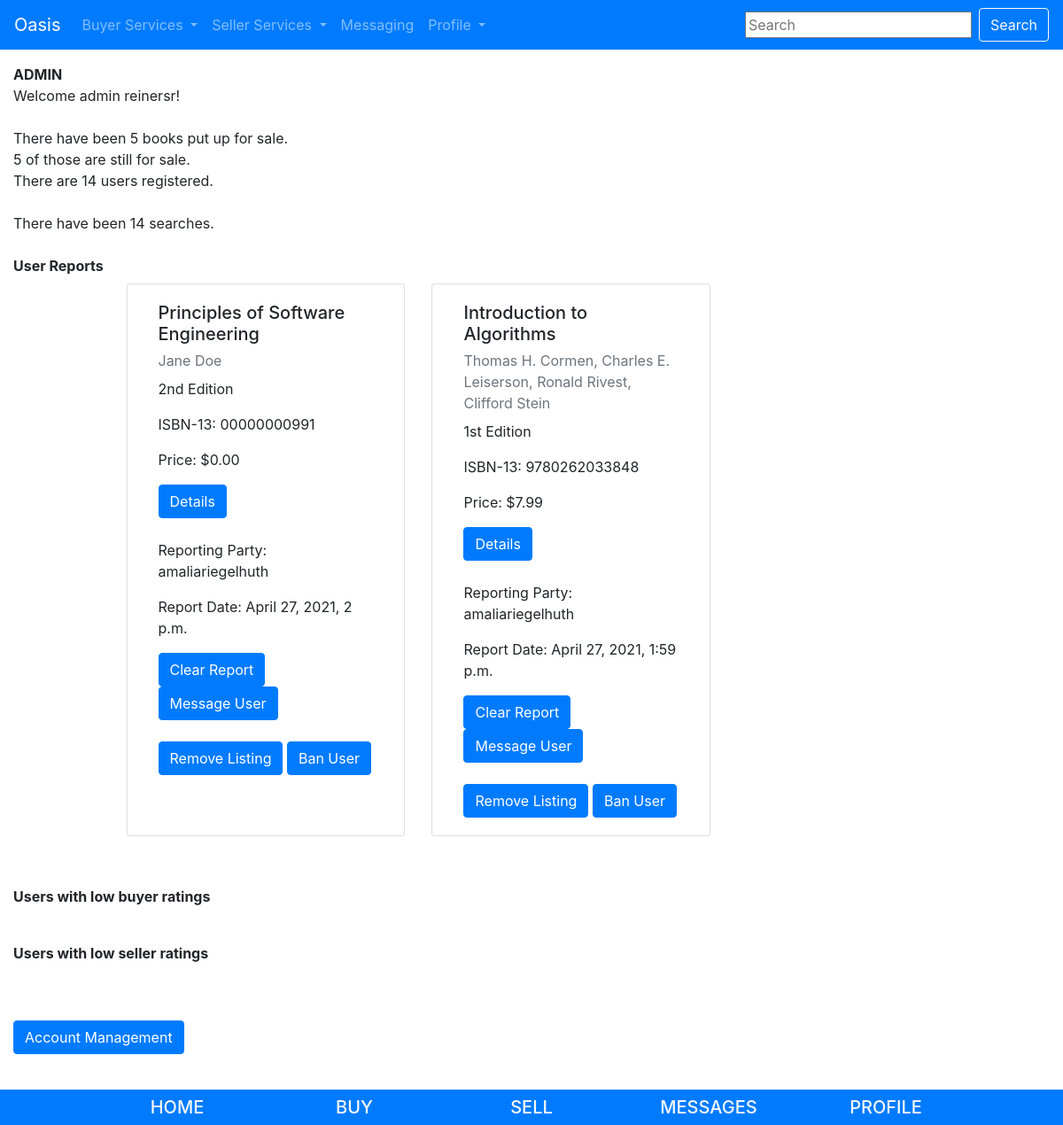
/pages/admin/ (signed in), run on an earlier commit of the app's database.
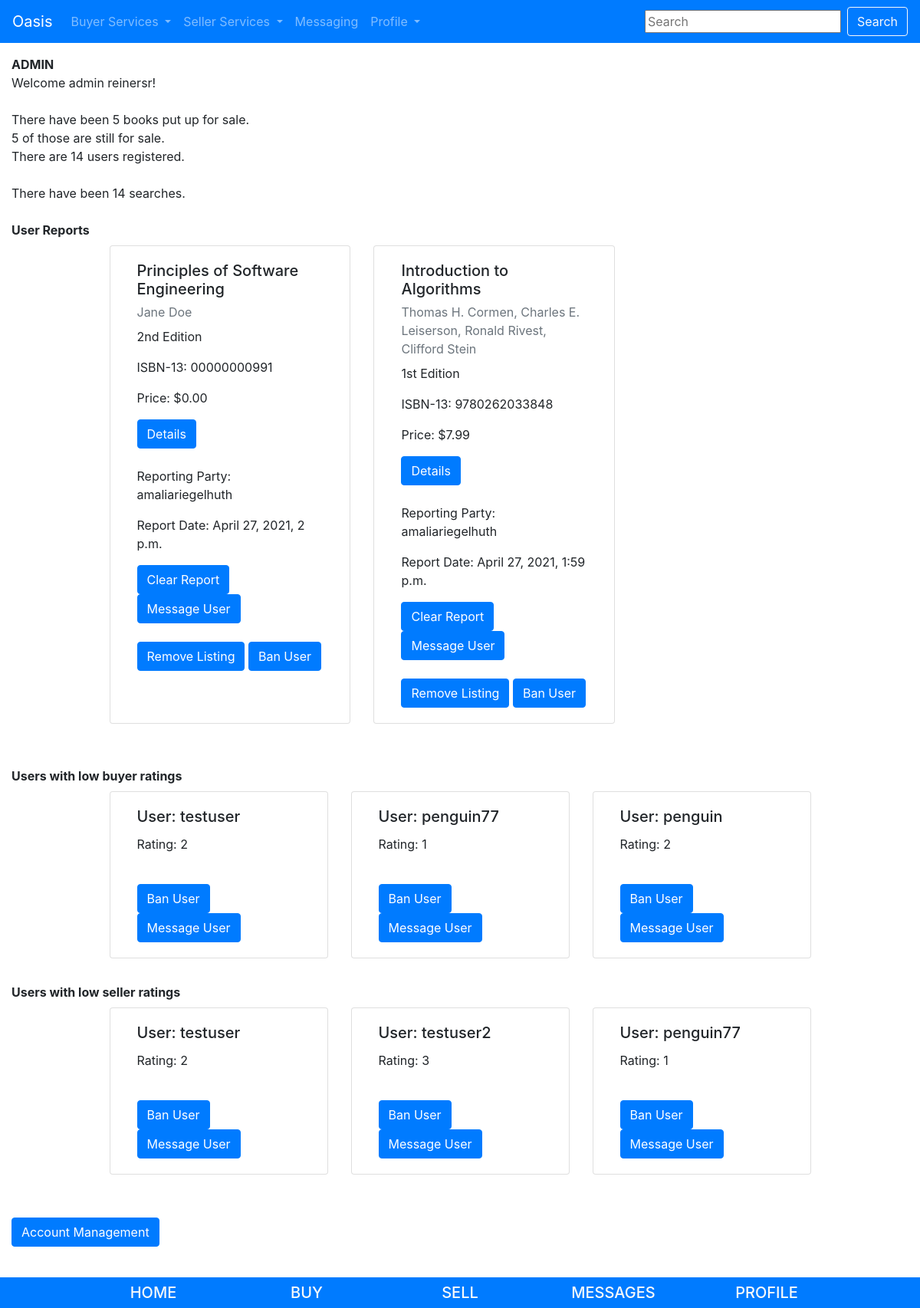
And on a later commit of the database.
### pages/models.py (models this page shows, shortened)
class NumSearch(models.Model):
    count = models.IntegerField(default=0)

class Listing(models.Model):
    id = models.UUIDField(primary_key=True, default=uuid.uuid4, help_text='unique id for this listing')
    book = models.ForeignKey('Book', on_delete=models.RESTRICT, null=True)
    date_added = models.DateTimeField(auto_now_add=True)
    user = models.ForeignKey(User,
                        default = 1,
                        null = True,
                        on_delete = models.SET_NULL
                        )
    price= models.DecimalField(max_digits=10, decimal_places=2)
    hide_listing = models.BooleanField(default=False)
    times_reported = models.SmallIntegerField(default=0)
    report = models.ForeignKey('ReportListing',null = True, on_delete = models.SET_NULL)
    condition = models.CharField(
        max_length=1,
        choices=CONDITION,
        blank=True,
        default=1,
        help_text='Book condition',
    )
    class Meta:
        ordering = ['-date_added']
    def get_absolute_url(self):
        return reverse('listings-detail', args=[str(self.id)])

class Book(models.Model):
    title = models.CharField(max_length=200)
    author = models.CharField(max_length=100)
    isbn = models.CharField('ISBN', max_length=13, unique=True, help_text='13 Character <a href="https://www.isbn-international.org/content/what-isbn">ISBN number</a>')
    edition = models.CharField(max_length=5) #length here assumes no more than 999th edition -- seems like a reasonable assumption
    pub_year = models.SmallIntegerField()

class ReportListing(models.Model):
    sent_by = models.ForeignKey(User, default = 1,
                        null = True,
                        on_delete = models.SET_NULL)
    date_reported = models.DateTimeField(auto_now_add=True)

class Profile(models.Model):
    user = models.OneToOneField(User, on_delete=models.CASCADE)
    buyer_rating = models.IntegerField(
        choices = RATINGS,
        default = 5,
    )
    seller_rating = models.IntegerField(
        choices = RATINGS,
        default = 5,
    )

### pages/views.py (the view)
# urls.py: path('admin/', admin.site.urls),
def admin(request):
    num_books = Book.objects.all().count()
    num_listings = Listing.objects.all().count()
    listings = Listing.objects.all()
    item = []
    item = listings.exclude(report = None)
    low_buyer = Profile.objects.all().exclude(buyer_rating = 5)
    low_buyer = low_buyer.exclude(buyer_rating = 4)
    low_buyer = low_buyer.exclude(buyer_rating = 3)
    low_seller = Profile.objects.all().exclude(seller_rating = 5)
    low_seller = low_seller.exclude(seller_rating = 4)
    low_seller = low_seller.exclude(seller_rating = 3)
    vars = {
        'num_books':num_books,
		'num_listings':num_listings,
		'num_users':User.objects.all().count(),
        'report':item,
        'searches':NumSearch.objects.all(),
        'low_buyer':low_buyer,
        'low_seller':low_seller,
    }
    return render(request, 'admin_view.html', context=vars)

### cart/context_processors.py (called while the page is built)
def cart(request):
     return {'cart': Cart(request)}

### pages/templates/admin_view.html (shortened to what this page needs)
{% extends 'base.html' %}
{%block content%}
{% if user.is_admin or user.is_superuser %}
	<strong>ADMIN</strong>
	<br/>
	Welcome admin {{user.username}}!
	<br/>
	<br/>
	There have been {{ num_books }} books put up for sale.
	<br/>
	{{num_listings}} of those are still for sale.
	<br/>
	There are {{num_users}} users registered.
	<br/>
	<br/>
	{% for num in searches %}
		There have been {{num.count}} searches.
	{% endfor %}
	<br/>
	<br/>
	<strong>User Reports</strong>
	<br/>
	<div class="card-deck col-lg-10 col-sm-12 py-2 mx-auto">
		{% for object in report %}
			<div class="card col-sm-4 rounded">
			<div class="card-body">
				<h5 class="card-title"> {{ object.book.title }}</h5>
				<p class="card-subtitle mb-2 text-muted"> {{ object.book.author }}</p>
				<p class="card-text">{{ object.book.edition }} Edition</p>
				<p class="card-text">ISBN-13: {{ object.book.isbn }}</p>
				<p class="card-text">Price: ${{ object.price}}</p>
				<a href="{{ object.get_absolute_url }}" class="btn btn-primary">Details</a>
				<br/>
				<br/>
				<p class="card-text">Reporting Party: {{object.report.sent_by}}</p>
				<p class="card-text">Report Date: {{object.report.date_reported}}</p>
				<a href="{% url 'clearlisting' object.id %}" class="btn btn-primary">Clear Report</a>
				<a href="{% url 'newuserconversation' object.user.id %}" class="btn btn-primary">Message User</a>
				<br/>
				<br/>
				<a href="{% url 'removelisting' object.id %}" class="btn btn-primary">Remove Listing</a>
				<a href="{% url 'ban_user' object.user.id %}" class="btn btn-primary">Ban User</a>
			</div>
		</div>
		<br/>
	{% endfor %}
	</div>
	<br/>
	<br/>
	<strong>Users with low buyer ratings</strong>
	<br/>
	<div class="card-deck col-lg-10 col-sm-12 py-2 mx-auto">
	{% for users in low_buyer %}
		<div class="card col-sm-4 rounded">
			<div class="card-body">
				<h5 class="card-title">User:  {{ users.user }}</h5>
				<p class="card-text">Rating: {{ users.buyer_rating }}</p>
				<br/>
				<a href="{% url 'ban_user' users.user.id %}" class="btn btn-primary">Ban User</a>
				<a href="{% url 'newuserconversation' users.user.id %}" class="btn btn-primary">Message User</a>
			</div>
		</div>
		<br/>
	{% endfor %}
	</div>
	<br/>
	<strong>Users with low seller ratings</strong>
	<br/>
	<div class="card-deck col-lg-10 col-sm-12 py-2 mx-auto">
	{% for users in low_seller %}
		<div class="card col-sm-4 rounded">
			<div class="card-body">
				<h5 class="card-title">User:  {{ users.user }}</h5>
				<p class="card-text">Rating: {{ users.buyer_rating }}</p>
				<br/>
				<a href="{% url 'ban_user' users.user.id %}" class="btn btn-primary">Ban User</a>
				<a href="{% url 'newuserconversation' users.user.id %}" class="btn btn-primary">Message User</a>
			</div>
		</div>
		<br/>
	{% endfor %}
	</div>
	<br/>
	<br/>
	<a class="btn btn-primary" href="{% url 'admin:index' %}">Account Management</a>
	<br/>
	<br/>
{% endif %}
{%endblock%}

### pages/templates/base.html (shortened to what this page needs)
<!DOCTYPE html>
<html lang="en">
<head>
  <link rel="stylesheet" href="https://cdn.jsdelivr.net/npm/bootstrap@4.5.3/dist/css/bootstrap.min.css">
</head>
<body class="d-flex flex-column min-vh-100">
  {% block sidebar %}
  <nav class="navbar navbar-expand-lg navbar-dark bg-primary sticky-top mb-3">
      <a class="navbar-brand" href="{% url 'index' %}">Oasis</a>
      <div class="collapse navbar-collapse" id="navbarNavDropdown">
        <ul class="navbar-nav mr-auto">
          <li class="nav-item dropdown">
            <a class="nav-link dropdown-toggle" href="#" id="buyerServices" role="button" data-toggle="dropdown" aria-haspopup="true" aria-expanded="false">
              Buyer Services
            </a>
          </li>
          <li class="nav-item dropdown">
            <a class="nav-link dropdown-toggle" href="#" id="sellerServices" role="button" data-toggle="dropdown" aria-haspopup="true" aria-expanded="false">
              Seller Services
            </a>
          </li>
          <li class="nav-item">
            <a class="nav-link" href="{% url 'messaging' %}">Messaging</a>
          </li>
          <li class="nav-item dropdown">
            <a class="nav-link dropdown-toggle" href="#" id="profile" role="button" data-toggle="dropdown" aria-haspopup="true" aria-expanded="false">
              Profile
            </a>
          </li>
        </ul>
        <form class="form-inline my-2 my-lg-0" name="search" method="GET" action="{% url 'listings' %}">
          <input type="text" name="q" placeholder="Search"/>
          <button class="btn btn-outline-light ml-2" type="submit">Search</button>
        </form>
      </div>
    </nav>
    {% endblock %}
  <div class="col-sm-12 col-lg-12 col-md-12 mb-3">
    {% block content %}{% endblock %}
  </div>
  {% block footer %}
  <footer class="page-footer font-small pt-2 bg-primary mt-auto">
    <div class="container-fluid text-center">
      <div class="row justify-content-center">
        <div class="col-md-2 mb-md-0 mb-3">
          <a class="text-decoration-none text-light" href="{% url 'index' %}"><h5>HOME</h5></a>
        </div>
        <div class="col-md-2 mb-md-0 mb-3">
          <a class="text-decoration-none text-light" href="{% url 'listings' %}"><h5>BUY</h5></a>
        </div>
        <div class="col-md-2 mb-md-0 mb-3">
          <a class="text-decoration-none text-light" href="{% url 'sellerlisting' %}"><h5>SELL</h5></a>
        </div>
        <div class="col-md-2 mb-md-0 mb-3">
          <a class="text-decoration-none text-light" href="{% url 'messaging' %}"><h5>MESSAGES</h5></a>
        </div>
        <div class="col-md-2 mb-md-0 mb-3">
          <a class="text-decoration-none text-light" href="{% url 'profile' %}"><h5>PROFILE</h5></a>
        </div>
      </div>
    </footer>
    {% endblock %}
  </body>
  </html>

What changed in the data, as far as the page shows it:
added Profile: user "testuser", buyer_rating "2"
added Profile: user "penguin77", buyer_rating "1"
added Profile: user "penguin", buyer_rating "2"
added Profile: user "testuser2", buyer_rating "3"
